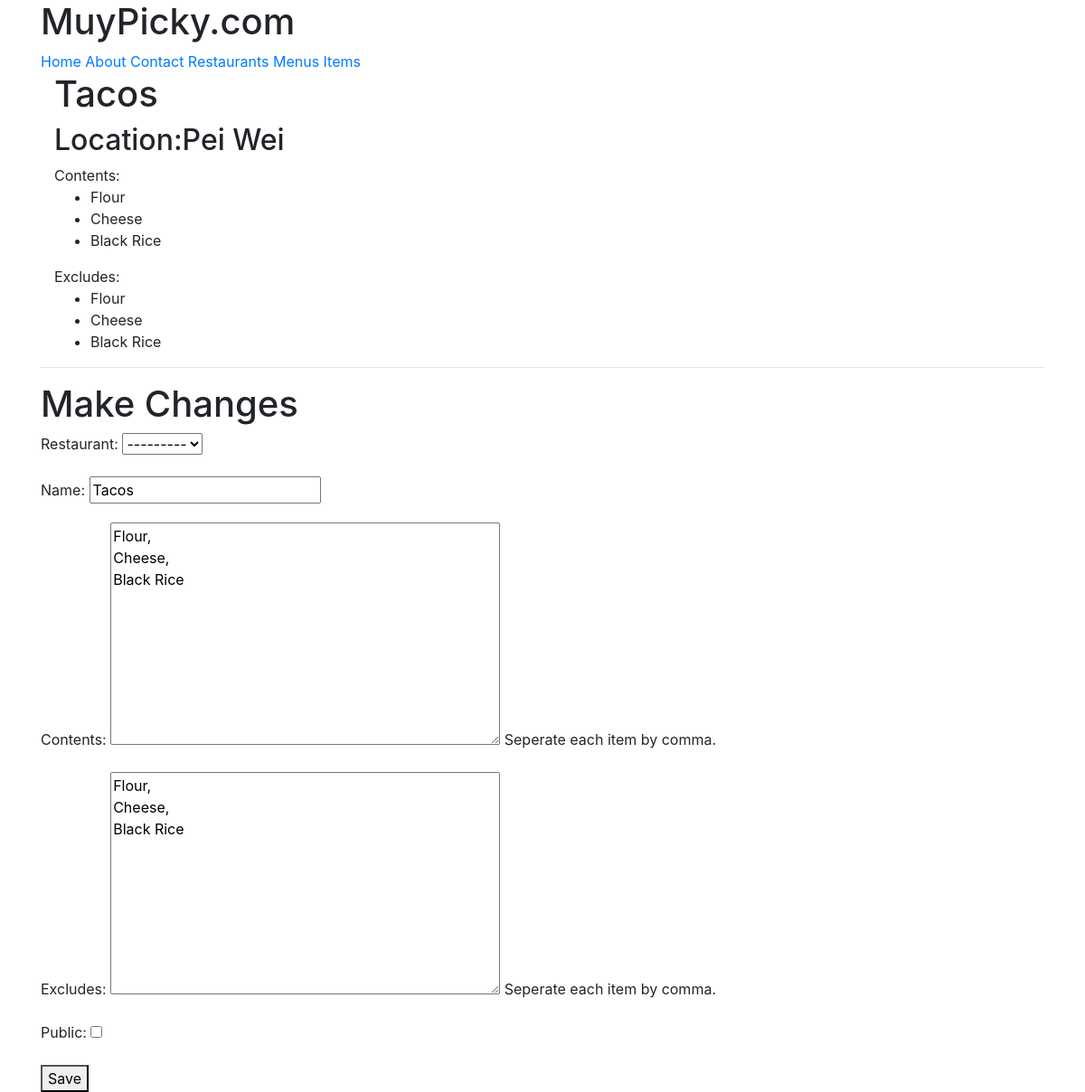
/items/3/ (signed in), run on an earlier commit of the app's database.
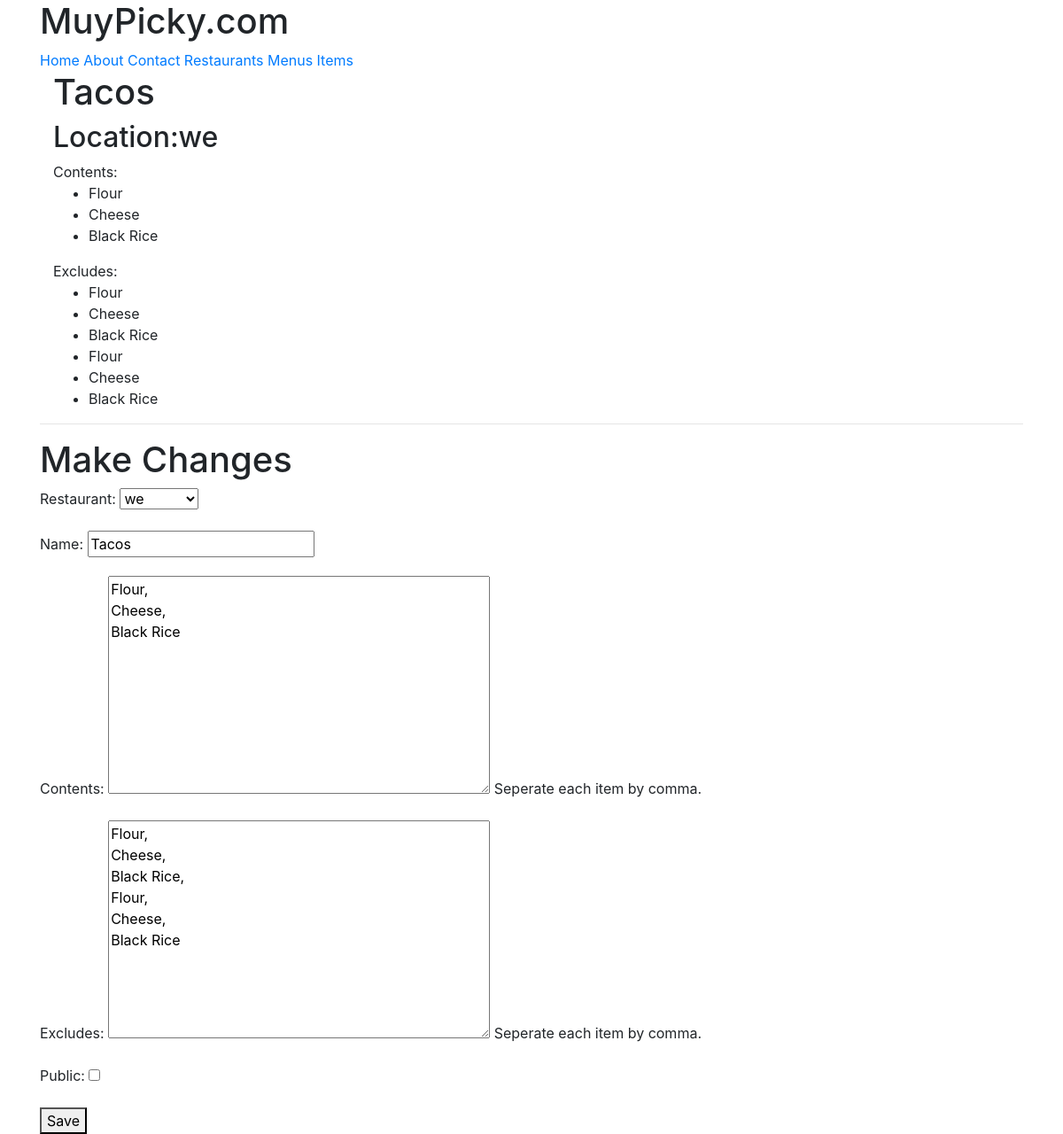
And on a later commit of the database.
### menus/models.py (models this page shows, shortened)
class Item(models.Model):
	user = models.ForeignKey(settings.AUTH_USER_MODEL)
	restaurant = models.ForeignKey(RestaurantLocation)
	name = models.CharField(max_length=120)
	contents = models.TextField(help_text="Seperate each item by comma.")
	excludes = models.TextField(blank=True,null=True,help_text="Seperate each item by comma.")
	public = models.BooleanField(default=True)
	timestamp =models.DateTimeField(auto_now_add=True)
	updated = models.DateTimeField(auto_now=True)
	class Meta:
		ordering = ['-updated','-timestamp']
	def get_contents(self):
		return self.contents.split(",")
	def get_excludes(self):
		return self.excludes.split(",")

### restaurants/models.py (models this page shows, shortened)
class RestaurantLocation(models.Model):
	owner = models.ForeignKey(User)
	name = models.CharField(max_length=120)
	location = models.CharField(max_length=120,null=True,blank=True)
	category = models.CharField(max_length=120,null=True,blank=True,validators=[validate_category])
	timestamp =models.DateTimeField(auto_now_add=True)
	updated = models.DateTimeField(auto_now=True)
	slug = models.SlugField(null=True,blank=True)
	def __str__(self):
		return self.name

### menus/views.py (the view)
# urls.py: url(r'^(?P<pk>\d+)/$',ItemUpdateView.as_view(),name='update')
class ItemUpdateView(LoginRequiredMixin,UpdateView):
	template_name='menus/item_detailview.html'
	form_class=ItemForm
	def get_queryset(self):
		return Item.objects.filter(user=self.request.user)
	def get_context_data(self,*args,**kwargs):
		context=super(ItemUpdateView,self).get_context_data(*args,**kwargs)
		context['title']='Update Item'
		return context
	def get_form_kwargs(self):
		kwargs=super(ItemUpdateView,self).get_form_kwargs()
		kwargs['user']=self.request.user
		return kwargs

### menus/forms.py
class ItemForm(forms.ModelForm):
	class Meta:
		model=Item
		fields=[
			'restaurant',
			'name',
			'contents',
			'excludes',
			'public'
		]
	def __init__(self,user=None,*args,**kwargs):
		print (user)
		super(ItemForm,self).__init__(*args,**kwargs)
		self.fields['restaurant'].queryset=RestaurantLocation.objects.filter(owner=user)

### menus/templates/menus/item_detailview.html (shortened to what this page needs)
{% extends "base.html" %}
{% block content %}
<div class='container'>
<h1>{{ form.instance.name }}</h1>
<h2>Location:{{ form.instance.restaurant }}</h2>
{% if form.instance.contents %}
Contents:
	<ul>
		{% for item in form.instance.get_contents %}
			<li>{{ item }}</li>
		{% endfor %}
	</ul>
{% endif %}
{% if form.instance.excludes %}
Excludes:
	<ul>
		{% for item in form.instance.get_excludes %}
			<li>{{ item }}</li>
		{% endfor %}
	</ul>
{% endif %}
</div>
<hr/>
<h1>Make Changes</h1>
{% include 'snippets/snippet_form.html' with form=form  %}
{% endblock content %}

### templates/snippets/snippet_form.html (shortened to what this page needs)
<form method='POST'> {% csrf_token %}
	{{ form.as_p }}
	<button type='submit'>Save</button>
</form>

What changed in the data, as far as the page shows it:
changed Item "Tacos": instance.restaurant "Pei Wei" → "we"; restaurant "---------" → "we"; excludes "Flour, Cheese, Black Rice" → "Flour, Cheese, Black Rice, Flour, Cheese, Black Rice"
Also different on the page:
new list line: "Flour"
new list line: "Cheese"
new list line: "Black Rice"
